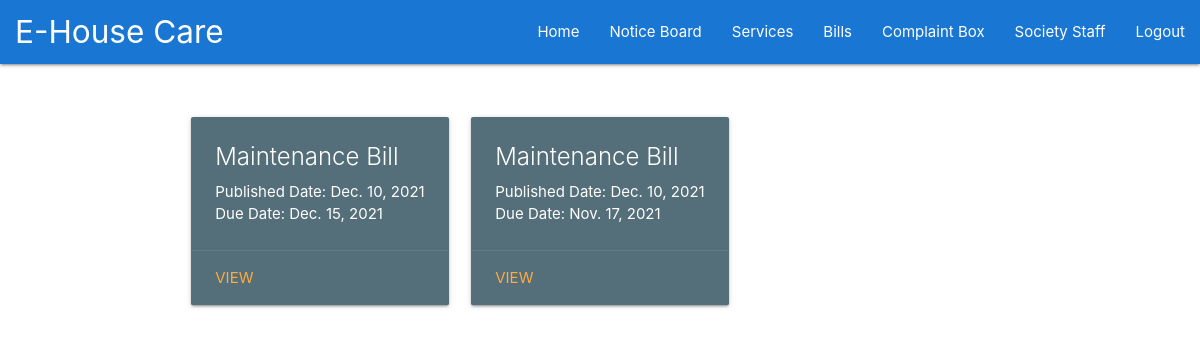
Page /searchbill (signed in) on the committed database.
### main/models.py (models this page shows, shortened)
class Bills(models.Model):
    user = models.ForeignKey(User, null=True, on_delete=models.CASCADE)
    repairs_maintenance_charges = models.IntegerField()
    society_service_charges = models.IntegerField()
    sinking_fund_charges = models.IntegerField(default=80)
    parking_charges = models.IntegerField(default=100)
    charity_charges = models.IntegerField(default=20)
    previous_dues = models.IntegerField(default=0, null=True)
    publish_date = models.DateField(default=datetime.date.today, blank=True)
    due_date = models.DateField()
    flat_no_and_date = models.CharField(max_length=100)

### main/views.py (the view)
# urls.py: path('searchbill', views.searchbill, name='searchbill'),
def searchbill(request):
    obj = Profile.objects.all()
    username = request.user.get_username()
    list = []
    for user1 in Bills.objects.all():
        if username == user1.user.username:
            list.append(user1)
    return render(request, 'main/searchbill.html', context={'searchbill':list})

### main/templates/main/searchbill.html
{% extends "main/header.html" %} {% block content %}
<div class="row">
  {% for main in searchbill %}
  <div class="col s12 m6 l4">
    <div class="card blue-grey darken-1">
      <div class="card-content white-text">
        <span class="card-title">Maintenance Bill</span>
        <p>Published Date: {{main.publish_date}}</p>
        <p>Due Date: {{main.due_date}}</p>
      </div>
      <div class="card-action">
        <a href="{% url 'main:viewbill' main.id %}">View</a>
      </div>
    </div>
  </div>
  {% endfor %}
</div>
{% endblock %}

### rows in the picture
Bills: publish_date "Dec. 10, 2021", due_date "Dec. 15, 2021"
Bills: publish_date "Dec. 10, 2021", due_date "Nov. 17, 2021"
